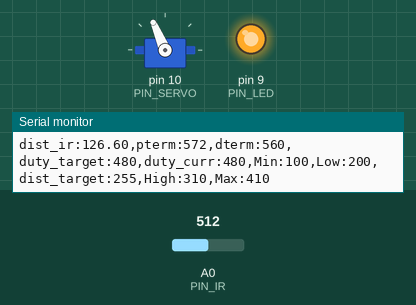
The sketch below on a simulated Arduino Uno, built with avr-gcc and run on an emulated ATmega328P. On the bench: servo, output pins drawn as LEDs (lit = HIGH), the last lines printed to the serial monitor. Inputs (shaded band) come from the test bench; at power-on: A0 (PIN_IR) = 512.

Above: at 1.2 s.
1.3 s: A0 (PIN_IR) set to 122
At 3.1 s:
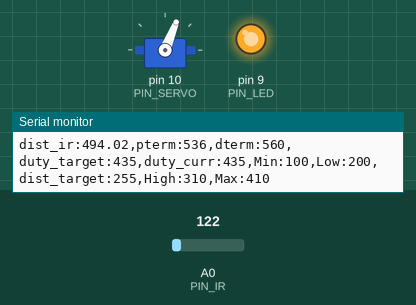
3.4 s: A0 (PIN_IR) set to 0
At 3.56 s:
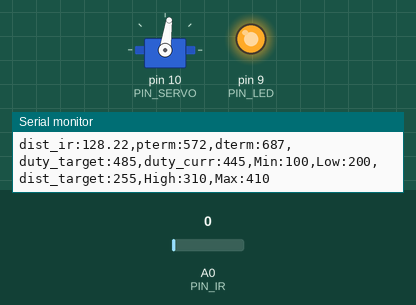
5.5 s: A0 (PIN_IR) set to 265
7.5 s: A0 (PIN_IR) set to 90
At 8.0 s:
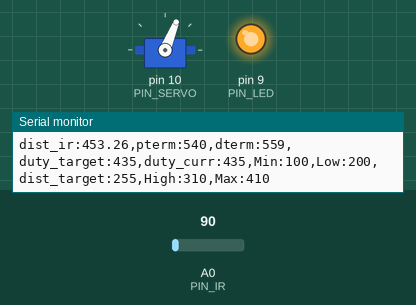
9.2 s: A0 (PIN_IR) set to 511
At 10.3 s:
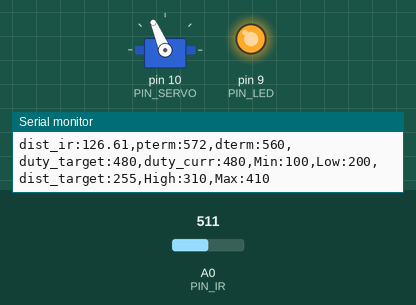
Timing chart, 0 to 12.2 s (numbered marks = the images above; inputs shaded):
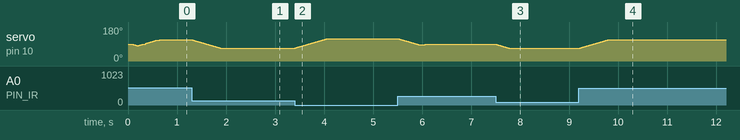

Measured:
- after the input at 1.3 s, servo on pin 10 (PIN_SERVO): moves from 113° to 68° over 0.57 s, starting at once
- after the input at 3.4 s, servo on pin 10 (PIN_SERVO): moves from 68° to 117° over 0.64 s, starting at once
- after the input at 7.5 s, servo on pin 10 (PIN_SERVO): 88° → 68° at once
- after the input at 9.2 s, servo on pin 10 (PIN_SERVO): moves from 68° to 113° over 0.57 s, starting at once

The sketch:

PD_control.ino
```cpp
#include <Servo.h>

/////////////////////////////
// Configurable parameters //
/////////////////////////////

// Arduino pin assignment
#define PIN_LED 9  //[1692] LED 9번핀에 연결
#define PIN_SERVO 10 // [3228] 서보10핀에 연결
#define PIN_IR A0  // [3133] 적외선 센서 signal -> A0핀

// Framework setting
#define _DIST_TARGET 255  //[0028] 목표 위치가 25.5cm임을 선언
#define _DIST_MIN 100
#define _DIST_MAX 410

// Distance sensor
#define _DIST_ALPHA 0.34   // [1628] ema 필터의 측정 보정치

// Servo range
#define _DUTY_MIN 1250  //[0028] servo duty값 최소를 1000으로 고정
#define _DUTY_NEU 1450
#define _DUTY_MAX 1750  //[3145] servo duty값 최대를 2000으로 고정

// Servo speed control
#define _SERVO_ANGLE 30        // [3131] servo 각도 설정
#define _SERVO_SPEED 500        // [3141] servo 속도 설정

// Event periods
#define _INTERVAL_DIST 20
#define _INTERVAL_SERVO 20
#define _INTERVAL_SERIAL 50

// PID parameters
#define _KP 2
#define _KD 58

#define DELAY_MICROS  1500

//////////////////////
// global variables //
//////////////////////
float dist_min, dist_max, dist_raw ; // [3228]
// Servo instance
Servo myservo;

// Distance sensor
float dist_target; // location to send the ball
float dist_cail, dist_ema = 0, rail_dist_ema = 0;

float filtered_dist;       // 최종 측정된 거리값을 넣을 변수. loop()안에 filtered_dist = filtered_ir_distance(); 형태로 사용하면 됨.
float samples_num = 3;

// Event periods
unsigned long last_sampling_time_dist, last_sampling_time_servo, last_sampling_time_serial, time_curr;
bool event_dist, event_servo, event_serial;

//추헌준 도전과제 참고코드
const float coE[] = {-0.0000015, 0.0007947, 0.8326809, 42.5569449};
//

// Servo speed control
int duty_chg_per_interval;
int duty_target, duty_curr;

// PID variables
float error_curr, error_prev, control, pterm, dterm, iterm;

float ir_distance(void){ // return value unit: mm
  float val;
  float volt = float(analogRead(PIN_IR));
  val = ((6762.0/(volt-9.0))-4.0) * 10.0;
  return val;
}

// ================
float under_noise_filter(void){
  int currReading;
  int largestReading = 0;
  for (int i = 0; i < samples_num; i++) {
    currReading = ir_distance();
    if (currReading > largestReading) { largestReading = currReading; }
    // Delay a short time before taking another reading
    delayMicroseconds(DELAY_MICROS);
  }
  return largestReading;
}
float filtered_ir_distance(void){
  int currReading;
  int lowestReading = 1024;
  for (int i = 0; i < samples_num; i++) {
    currReading = under_noise_filter();
    if (currReading < lowestReading) { lowestReading = currReading; }
  }
  // eam 필터 추가
  dist_ema = _DIST_ALPHA*lowestReading + (1-_DIST_ALPHA)*dist_ema;
  return lowestReading;
}
//===================================================


void setup() {
// initialize GPIO pins for LED and attach servo
 pinMode(PIN_LED,OUTPUT);
 digitalWrite(PIN_LED, 1);
 myservo.attach(PIN_SERVO);
 // [3228]

// initialize global variables
  dist_min = _DIST_MIN;
  dist_max = _DIST_MAX;
  // [3129]

// move servo to neutral position
 myservo.writeMicroseconds(_DUTY_NEU); // [3228]
 duty_curr = _DUTY_NEU;


// initialize serial port
Serial.begin(57600); //[3128] 시리얼 포트 초기화

// convert angle speed into duty change per interval.
  duty_chg_per_interval = (_DUTY_MAX - _DUTY_MIN) * ((float)_SERVO_SPEED / 180) * ((float)_INTERVAL_SERVO / 1000); //[3128]
  event_dist = event_serial = event_servo = false;
}

void loop() {
/////////////////////
// Event generator // [3133] 이벤트 실행 간격 구현
/////////////////////
  unsigned long time_curr = millis();
  if (time_curr >= last_sampling_time_dist + _INTERVAL_DIST){
    last_sampling_time_dist += _INTERVAL_DIST;
    event_dist = true;
  }
  if (time_curr >= last_sampling_time_servo + _INTERVAL_SERVO){
    last_sampling_time_servo += _INTERVAL_SERVO;
    event_servo = true;
  }
  if (time_curr >= last_sampling_time_serial + _INTERVAL_SERIAL) {
    last_sampling_time_serial += _INTERVAL_SERIAL;
    event_serial = true;
  }

////////////////////
// Event handlers //
////////////////////

  if(event_dist) {
    event_dist = false; // [3133]
  // get a distance reading from the distance sensor
    dist_raw = ir_distance();
    filtered_dist = filtered_ir_distance();
    dist_cail = coE[0] * pow(filtered_dist, 3) + coE[1] * pow(filtered_dist, 2) + coE[2] * filtered_dist + coE[3];
    rail_dist_ema = _DIST_ALPHA*dist_cail + (1-_DIST_ALPHA)*rail_dist_ema;
  // PID control logic
    error_curr = _DIST_TARGET - rail_dist_ema;
    pterm = error_curr * _KP;
    dterm = _KD * (error_curr - error_prev);
    control = pterm + dterm;

  // duty_target = f(duty_neutral, control)
    duty_target = _DUTY_NEU + control;

    error_prev = error_curr;

  // [3133] keep duty_target value within the range of [_DUTY_MIN, _DUTY_MAX]
    if (duty_target > _DUTY_MAX) duty_target = _DUTY_MAX;
    if (duty_target < _DUTY_MIN) duty_target = _DUTY_MIN;

    last_sampling_time_dist = millis(); // [3133] 마지막 dist event 처리 시각 기록
  }

  if(event_servo) {
    event_servo = false; // [3133]
    // adjust duty_curr toward duty_target by duty_chg_per_interval

    if(duty_target > duty_curr) {
      duty_curr += duty_chg_per_interval;
      if(duty_curr > duty_target) duty_curr = duty_target;
    }else {
      duty_curr -= duty_chg_per_interval;
      if(duty_curr < duty_target) duty_curr = duty_target;
    }

    // update servo position
    myservo.writeMicroseconds(duty_curr);

    last_sampling_time_servo = millis(); // [3133] 마지막 servo event 처리 시각 기록

  }

  if(event_serial) {
    event_serial = false; // [3133]
    Serial.print("dist_ir:");
    Serial.print(rail_dist_ema);
    Serial.print(",pterm:");
    Serial.print(map(pterm,-1000,1000,510,610));
    Serial.print(",dterm:");
    Serial.print(map(dterm,-1000,1000,510,610));
    Serial.print(",duty_target:");
    Serial.print(map(duty_target,1000,2000,410,510));
    Serial.print(",duty_curr:");
    Serial.print(map(duty_curr,1000,2000,410,510));
    Serial.println(",Min:100,Low:200,dist_target:255,High:310,Max:410");
    last_sampling_time_serial = millis(); // [3133] 마지막 serial event 처리 시각 기록

  }
}
```
